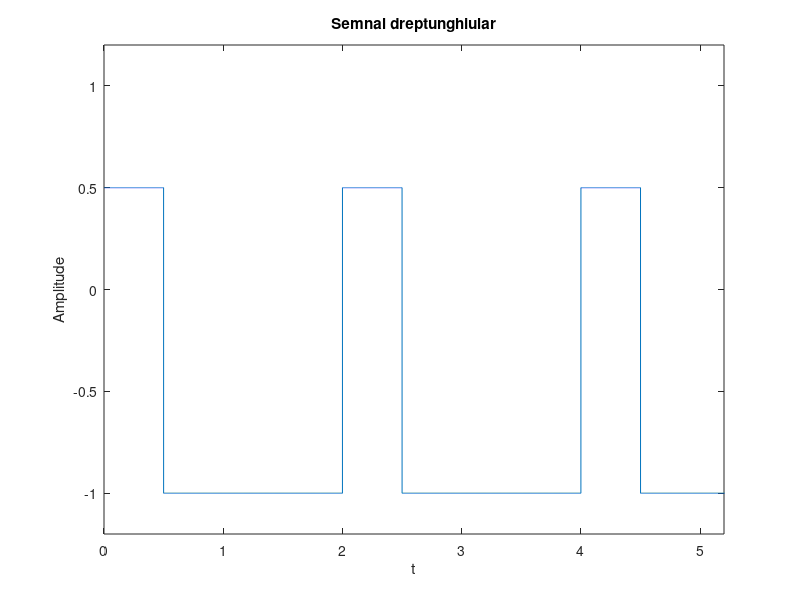

Write MATLAB code to recreate this figure.
function ex1()
fs = 5000;
t = 0:1/fs:100;

x2 = square(pi*t,25);

for n = 1:1:length(x2)
   if x2(n) > 0
       x2(n) = x2(n)/2;
   end
end

plot(t,x2)
axis([0 5.2 -1.2 1.2])
xlabel('t')
ylabel('Amplitude')
title('Semnal dreptunghiular')

end
